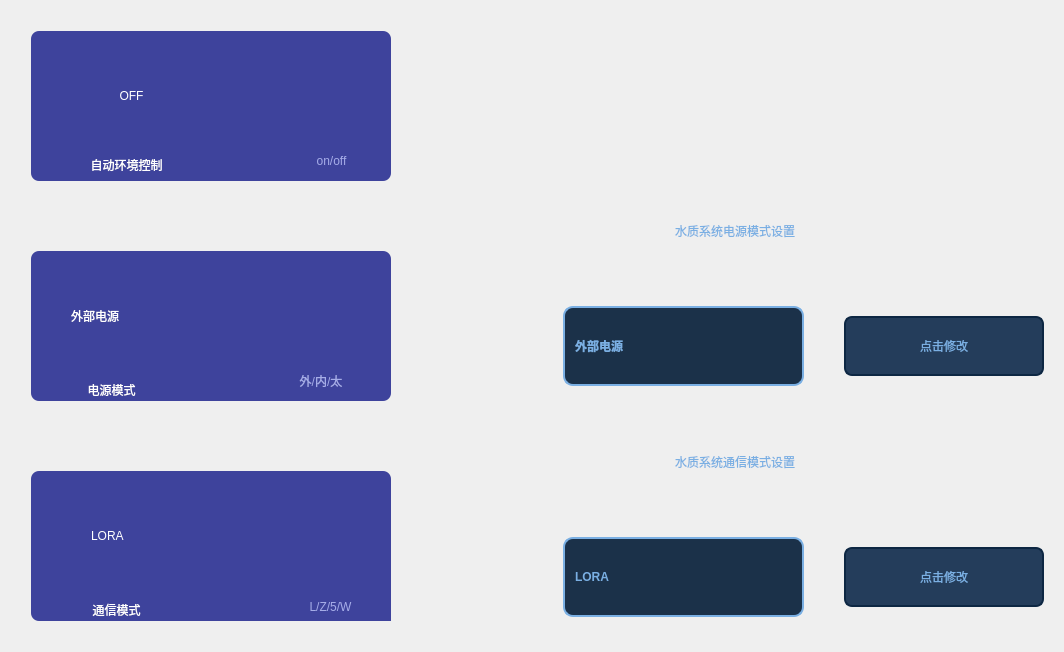
                   <widget class="QWidget" name="HJpage">
                    <layout class="QHBoxLayout" name="horizontalLayout_26">
                     <item>
                      <widget class="QWidget" name="hjLeftWidget" native="true">
                       <property name="minimumSize">
                        <size>
                         <width>400</width>
                         <height>0</height>
                        </size>
                       </property>
                       <property name="maximumSize">
                        <size>
                         <width>400</width>
                         <height>16777215</height>
                        </size>
                       </property>
                       <layout class="QVBoxLayout" name="verticalLayout_25">
                        <property name="spacing">
                         <number>70</number>
                        </property>
                        <property name="leftMargin">
                         <number>20</number>
                        </property>
                        <property name="topMargin">
                         <number>20</number>
                        </property>
                        <property name="rightMargin">
                         <number>20</number>
                        </property>
                        <property name="bottomMargin">
                         <number>20</number>
                        </property>
                        <item>
                         <widget class="QWidget" name="hjAutoWidget" native="true">
                          <property name="minimumSize">
                           <size>
                            <width>360</width>
                            <height>150</height>
                           </size>
                          </property>
                          <property name="styleSheet">
                           <string notr="true">QWidget
{
background-color: rgb(62,67,156);
border-radius:8px;
}</string>
                          </property>
                          <widget class="QLabel" name="hjAutoName">
                           <property name="geometry">
                            <rect>
                             <x>10</x>
                             <y>108</y>
                             <width>171</width>
                             <height>51</height>
                            </rect>
                           </property>
                           <property name="autoFillBackground">
                            <bool>false</bool>
                           </property>
                           <property name="styleSheet">
                            <string notr="true">QLabel
{
font: 15pt &quot;楷体&quot; ;
color:white;
}
</string>
                           </property>
                           <property name="text">
                            <string>自动环境控制</string>
                           </property>
                           <property name="alignment">
                            <set>Qt::AlignCenter</set>
                           </property>
                          </widget>
                          <widget class="QLabel" name="hjAutoValue">
                           <property name="geometry">
                            <rect>
                             <x>20</x>
                             <y>20</y>
                             <width>161</width>
                             <height>90</height>
                            </rect>
                           </property>
                           <property name="styleSheet">
                            <string notr="true">QLabel
{
font: 40pt &quot;楷体&quot;;
color: rgb(255, 255, 255);
}</string>
                           </property>
                           <property name="text">
                            <string>OFF</string>
                           </property>
                           <property name="alignment">
                            <set>Qt::AlignCenter</set>
                           </property>
                          </widget>
                          <widget class="QLabel" name="hjAutoUnit">
                           <property name="geometry">
                            <rect>
                             <x>250</x>
                             <y>110</y>
                             <width>101</width>
                             <height>40</height>
                            </rect>
                           </property>
                           <property name="styleSheet">
                            <string notr="true">QLabel
{
font: 16pt &quot;楷体&quot;;
color: rgb(166,173,232);
}</string>
                           </property>
                           <property name="text">
                            <string>on/off</string>
                           </property>
                           <property name="alignment">
                            <set>Qt::AlignCenter</set>
                           </property>
                          </widget>
                         </widget>
                        </item>
                        <item>
                         <widget class="QWidget" name="dyWidget" native="true">
                          <property name="minimumSize">
                           <size>
                            <width>360</width>
                            <height>150</height>
                           </size>
                          </property>
                          <property name="styleSheet">
                           <string notr="true">QWidget
{
background-color: rgb(62,67,156);
border-radius:8px;
}</string>
                          </property>
                          <widget class="QLabel" name="dyName">
                           <property name="geometry">
                            <rect>
                             <x>10</x>
                             <y>108</y>
                             <width>141</width>
                             <height>61</height>
                            </rect>
                           </property>
                           <property name="autoFillBackground">
                            <bool>false</bool>
                           </property>
                           <property name="styleSheet">
                            <string notr="true">QLabel
{
font: 15pt &quot;楷体&quot; ;
color:white;
}
</string>
                           </property>
                           <property name="text">
                            <string>电源模式</string>
                           </property>
                           <property name="alignment">
                            <set>Qt::AlignCenter</set>
                           </property>
                          </widget>
                          <widget class="QLabel" name="dyValue">
                           <property name="geometry">
                            <rect>
                             <x>40</x>
                             <y>20</y>
                             <width>281</width>
                             <height>90</height>
                            </rect>
                           </property>
                           <property name="styleSheet">
                            <string notr="true">QLabel
{
font: 25pt &quot;楷体&quot;;
color: rgb(255, 255, 255);
}</string>
                           </property>
                           <property name="text">
                            <string>外部电源</string>
                           </property>
                           <property name="alignment">
                            <set>Qt::AlignLeading|Qt::AlignLeft|Qt::AlignVCenter</set>
                           </property>
                          </widget>
                          <widget class="QLabel" name="dyUnit">
                           <property name="geometry">
                            <rect>
                             <x>230</x>
                             <y>110</y>
                             <width>120</width>
                             <height>40</height>
                            </rect>
                           </property>
                           <property name="styleSheet">
                            <string notr="true">QLabel
{
font: 16pt &quot;楷体&quot;;
color: rgb(166,173,232);
}</string>
                           </property>
                           <property name="text">
                            <string>外/内/太</string>
                           </property>
                           <property name="alignment">
                            <set>Qt::AlignCenter</set>
                           </property>
                          </widget>
                         </widget>
                        </item>
                        <item>
                         <widget class="QWidget" name="txWidget" native="true">
                          <property name="minimumSize">
                           <size>
                            <width>360</width>
                            <height>150</height>
                           </size>
                          </property>
                          <property name="styleSheet">
                           <string notr="true">QWidget
{
background-color: rgb(62,67,156);
border-radius:8px;
}</string>
                          </property>
                          <widget class="QLabel" name="txName">
                           <property name="geometry">
                            <rect>
                             <x>10</x>
                             <y>108</y>
                             <width>151</width>
                             <height>61</height>
                            </rect>
                           </property>
                           <property name="autoFillBackground">
                            <bool>false</bool>
                           </property>
                           <property name="styleSheet">
                            <string notr="true">QLabel
{
font: 15pt &quot;楷体&quot; ;
color:white;
}
</string>
                           </property>
                           <property name="text">
                            <string>通信模式</string>
                           </property>
                           <property name="alignment">
                            <set>Qt::AlignCenter</set>
                           </property>
                          </widget>
                          <widget class="QLabel" name="txValue">
                           <property name="geometry">
                            <rect>
                             <x>60</x>
                             <y>20</y>
                             <width>201</width>
                             <height>90</height>
                            </rect>
                           </property>
                           <property name="styleSheet">
                            <string notr="true">QLabel
{
font: 25pt &quot;楷体&quot;;
color: rgb(255, 255, 255);
}</string>
                           </property>
                           <property name="text">
                            <string>LORA</string>
                           </property>
                           <property name="alignment">
                            <set>Qt::AlignLeading|Qt::AlignLeft|Qt::AlignVCenter</set>
                           </property>
                          </widget>
                          <widget class="QLabel" name="txUnit">
                           <property name="geometry">
                            <rect>
                             <x>239</x>
                             <y>110</y>
                             <width>121</width>
                             <height>51</height>
                            </rect>
                           </property>
                           <property name="styleSheet">
                            <string notr="true">QLabel
{
font: 14pt &quot;楷体&quot;;
color: rgb(166,173,232);
}</string>
                           </property>
                           <property name="text">
                            <string>L/Z/5/W</string>
                           </property>
                           <property name="alignment">
                            <set>Qt::AlignCenter</set>
                           </property>
                          </widget>
                         </widget>
                        </item>
                       </layout>
                      </widget>
                     </item>
                     <item>
                      <widget class="QWidget" name="hjRightWidget" native="true">
                       <layout class="QVBoxLayout" name="verticalLayout_26">
                        <item>
                         <widget class="QWidget" name="widget_17" native="true">
                          <property name="minimumSize">
                           <size>
                            <width>0</width>
                            <height>150</height>
                           </size>
                          </property>
                          <property name="maximumSize">
                           <size>
                            <width>16777215</width>
                            <height>150</height>
                           </size>
                          </property>
                          <layout class="QHBoxLayout" name="horizontalLayout_27">
                           <property name="spacing">
                            <number>0</number>
                           </property>
                           <property name="leftMargin">
                            <number>0</number>
                           </property>
                           <property name="topMargin">
                            <number>30</number>
                           </property>
                           <property name="rightMargin">
                            <number>0</number>
                           </property>
                           <property name="bottomMargin">
                            <number>0</number>
                           </property>
                           <item>
                            <spacer name="horizontalSpacer_41">
                             <property name="orientation">
                              <enum>Qt::Horizontal</enum>
                             </property>
                             <property name="sizeHint" stdset="0">
                              <size>
                               <width>159</width>
                               <height>20</height>
                              </size>
                             </property>
                            </spacer>
                           </item>
                           <item>
                            <widget class="SlideButtonLib" name="btn_HJAuto" native="true">
                             <property name="minimumSize">
                              <size>
                               <width>300</width>
                               <height>100</height>
                              </size>
                             </property>
                             <property name="maximumSize">
                              <size>
                               <width>300</width>
                               <height>100</height>
                              </size>
                             </property>
                             <property name="styleSheet">
                              <string notr="true">QWidget
{
color: rgb(122, 175, 227);
font-weight:bold;
}</string>
                             </property>
                            </widget>
                           </item>
                           <item>
                            <spacer name="horizontalSpacer_45">
                             <property name="orientation">
                              <enum>Qt::Horizontal</enum>
                             </property>
                             <property name="sizeHint" stdset="0">
                              <size>
                               <width>159</width>
                               <height>20</height>
                              </size>
                             </property>
                            </spacer>
                           </item>
                          </layout>
                         </widget>
                        </item>
                        <item>
                         <widget class="QLabel" name="label_12">
                          <property name="minimumSize">
                           <size>
                            <width>0</width>
                            <height>50</height>
                           </size>
                          </property>
                          <property name="styleSheet">
                           <string notr="true">font: 18pt &quot;楷体&quot;;
color: rgb(122, 175, 227);</string>
                          </property>
                          <property name="text">
                           <string>水质系统电源模式设置</string>
                          </property>
                          <property name="alignment">
                           <set>Qt::AlignCenter</set>
                          </property>
                         </widget>
                        </item>
                        <item>
                         <widget class="QWidget" name="widget_18" native="true">
                          <layout class="QHBoxLayout" name="horizontalLayout_29">
                           <property name="spacing">
                            <number>0</number>
                           </property>
                           <property name="leftMargin">
                            <number>10</number>
                           </property>
                           <property name="topMargin">
                            <number>0</number>
                           </property>
                           <property name="rightMargin">
                            <number>0</number>
                           </property>
                           <property name="bottomMargin">
                            <number>0</number>
                           </property>
                           <item>
                            <spacer name="horizontalSpacer_49">
                             <property name="orientation">
                              <enum>Qt::Horizontal</enum>
                             </property>
                             <property name="sizeHint" stdset="0">
                              <size>
                               <width>40</width>
                               <height>20</height>
                              </size>
                             </property>
                            </spacer>
                           </item>
                           <item>
                            <widget class="QComboBox" name="dyBox">
                             <property name="minimumSize">
                              <size>
                               <width>241</width>
                               <height>80</height>
                              </size>
                             </property>
                             <property name="maximumSize">
                              <size>
                               <width>500</width>
                               <height>80</height>
                              </size>
                             </property>
                             <property name="layoutDirection">
                              <enum>Qt::LeftToRight</enum>
                             </property>
                             <property name="styleSheet">
                              <string notr="true">/*QCombobox主体*/
QComboBox {
	font: 25pt &quot;楷体&quot;;
	font-weight:bold;
	color: rgb(122, 175, 227);
    border: 2px solid rgb(122,175,227);/*设置线宽*/
	background-color: rgb(27, 49, 73);/*背景颜色*/
    border-radius: 10px;/*圆角*/
    padding: 1px 2px 1px 2px;  /*针对于组合框中的文本内容*/
	text-align:bottom;
    min-width: 9em;   /*# 组合框的最小宽度*/
    /*min-height: 5em;*/
	border-style:solid;/*边框为实线型*/
	border-width:2px;/*边框宽度*/
	border-color:rgb(122,175,227);/*边框颜色*/
	padding-left: 10px;/*左侧边距*/
}
/*QCombobox右侧按钮*/
QComboBox::drop-down {
    subcontrol-origin: padding;
    subcontrol-position: top right;/*放于右方顶部*/
    width: 50px;/*设置按钮范围宽度*/
    border-top-right-radius: 3px;/*设置边框圆角*/
    border-bottom-right-radius: 3px;
/*padding-right: 50px;*/
}
/*QCombobox右侧按钮的箭头图标*/
QComboBox::down-arrow {
	border-image: url(:/ptr/downJT.png);/*自定义图片填充*/
	width: 18px;/*设置该图标的宽高*/
	height: 18px;
}
/*QCombobox右侧按钮的箭头图标*/
QComboBox::down-arrow::on {
	border-image: url(:/ptr/upJT.png);/*自定义图片填充*/
	width: 18px;/*设置该图标的宽高*/
	height: 18px;
}


/* 下拉后，整个下拉窗体样式 */
QComboBox QAbstractItemView {
	font: 13pt &quot;楷体&quot;;
    border: 2px solid rgb(202, 221, 245);/*边框宽度、线形、颜色*/
	/*背景颜色*/
	background-color: rgba(36, 61, 91,0.8);
    border-radius: 10px;/*圆角*/
    padding: 1px 2px 1px 2px;  /*针对于组合框中的文本内容*/
    min-width: 12em;   /*# 组合框的最小宽度*/
}

/* 下拉后，整个下拉窗体每项的样式 */
QComboBox QAbstractItemView::item {
	font: 13pt &quot;楷体&quot;;
	color: rgb(122, 175, 227);
	border-radius: 10px;/*圆角*/
    height: 30px;   /* 项的高度（设置pComboBox-&gt;setView(new QListView());后，该项才起作用） */
	background-color: rgba(36, 61, 91,0.3);

}

/*以下部分不知为何不生效，有待调试*/
/* 下拉后，整个下拉窗体越过每项的样式 */
QComboBox QAbstractItemView::item:hover {
    color: #FFFFF0;
	font: 13pt &quot;楷体&quot;;
	color: rgb(122, 175, 227);
       /* 整个下拉窗体越过每项的背景色 */
	background-color: rgb(98, 0, 255);
}

/* 下拉后，整个下拉窗体被选择的每项的样式 */
QComboBox QAbstractItemView::item:selected {
    color: #FFFFF0;
	font: 13pt &quot;楷体&quot;;
	color: rgb(122, 175, 227);
	background-color: rgb(0, 85, 200);
}
</string>
                             </property>
                             <property name="insertPolicy">
                              <enum>QComboBox::InsertAtBottom</enum>
                             </property>
                             <property name="sizeAdjustPolicy">
                              <enum>QComboBox::AdjustToContentsOnFirstShow</enum>
                             </property>
                             <property name="duplicatesEnabled">
                              <bool>false</bool>
                             </property>
                             <item>
                              <property name="text">
                               <string>外部电源</string>
                              </property>
                             </item>
                             <item>
                              <property name="text">
                               <string>内部电池</string>
                              </property>
                             </item>
                             <item>
                              <property name="text">
                               <string>太阳能电池</string>
                              </property>
                             </item>
                            </widget>
                           </item>
                           <item>
                            <spacer name="horizontalSpacer_50">
                             <property name="orientation">
                              <enum>Qt::Horizontal</enum>
                             </property>
                             <property name="sizeType">
                              <enum>QSizePolicy::Minimum</enum>
                             </property>
                             <property name="sizeHint" stdset="0">
                              <size>
                               <width>40</width>
                               <height>20</height>
                              </size>
                             </property>
                            </spacer>
                           </item>
                           <item>
                            <widget class="QPushButton" name="dyBox_btn">
                             <property name="minimumSize">
                              <size>
                               <width>200</width>
                               <height>60</height>
                              </size>
                             </property>
                             <property name="maximumSize">
                              <size>
                               <width>200</width>
                               <height>16777215</height>
                              </size>
                             </property>
                             <property name="styleSheet">
                              <string notr="true">QPushButton
{
background-color: rgb(36,61,91);
color: rgb(122, 175, 227);
font: 14pt &quot;楷体&quot;;
border-radius:8px;
border:2px solid rgb(13,39,67);
}
QPushButton:hover
{
border:2px solid rgb(122, 175, 227);
font: 16pt &quot;楷体&quot;;
}</string>
                             </property>
                             <property name="text">
                              <string>点击修改</string>
                             </property>
                            </widget>
                           </item>
                          </layout>
                         </widget>
                        </item>
                        <item>
                         <widget class="QLabel" name="label_13">
                          <property name="minimumSize">
                           <size>
                            <width>0</width>
                            <height>50</height>
                           </size>
                          </property>
                          <property name="styleSheet">
                           <string notr="true">font: 18pt &quot;楷体&quot;;
color: rgb(122, 175, 227);</string>
                          </property>
                          <property name="text">
                           <string>水质系统通信模式设置</string>
                          </property>
                          <property name="alignment">
                           <set>Qt::AlignCenter</set>
                          </property>
                         </widget>
                        </item>
                        <item>
                         <widget class="QWidget" name="widget_19" native="true">
                          <layout class="QHBoxLayout" name="horizontalLayout_30">
                           <property name="spacing">
                            <number>0</number>
                           </property>
                           <property name="leftMargin">
                            <number>0</number>
                           </property>
                           <property name="topMargin">
                            <number>0</number>
                           </property>
                           <property name="rightMargin">
                            <number>0</number>
                           </property>
                           <property name="bottomMargin">
                            <number>0</number>
                           </property>
                           <item>
                            <spacer name="horizontalSpacer_51">
                             <property name="orientation">
                              <enum>Qt::Horizontal</enum>
                             </property>
                             <property name="sizeHint" stdset="0">
                              <size>
                               <width>40</width>
                               <height>20</height>
                              </size>
                             </property>
                            </spacer>
                           </item>
                           <item>
                            <widget class="QComboBox" name="txBox">
                             <property name="minimumSize">
                              <size>
                               <width>241</width>
                               <height>80</height>
                              </size>
                             </property>
                             <property name="maximumSize">
                              <size>
                               <width>500</width>
                               <height>80</height>
                              </size>
                             </property>
                             <property name="layoutDirection">
                              <enum>Qt::LeftToRight</enum>
                             </property>
                             <property name="styleSheet">
                              <string notr="true">/*QCombobox主体*/
QComboBox {
	font: 25pt &quot;楷体&quot;;
	font-weight:bold;
	color: rgb(122, 175, 227);
    border: 2px solid rgb(122,175,227);/*设置线宽*/
	background-color: rgb(27, 49, 73);/*背景颜色*/
    border-radius: 10px;/*圆角*/
    padding: 1px 2px 1px 2px;  /*针对于组合框中的文本内容*/
	text-align:bottom;
    min-width: 9em;   /*# 组合框的最小宽度*/
    /*min-height: 5em;*/
	border-style:solid;/*边框为实线型*/
	border-width:2px;/*边框宽度*/
	border-color:rgb(122,175,227);/*边框颜色*/
	padding-left: 10px;/*左侧边距*/
}
/*QCombobox右侧按钮*/
QComboBox::drop-down {
    subcontrol-origin: padding;
    subcontrol-position: top right;/*放于右方顶部*/
    width: 50px;/*设置按钮范围宽度*/
    border-top-right-radius: 3px;/*设置边框圆角*/
    border-bottom-right-radius: 3px;
/*padding-right: 50px;*/
}
/*QCombobox右侧按钮的箭头图标*/
QComboBox::down-arrow {
	border-image: url(:/ptr/downJT.png);/*自定义图片填充*/
	width: 18px;/*设置该图标的宽高*/
	height: 18px;
}
/*QCombobox右侧按钮的箭头图标*/
QComboBox::down-arrow::on {
	border-image: url(:/ptr/upJT.png);/*自定义图片填充*/
	width: 18px;/*设置该图标的宽高*/
	height: 18px;
}


/* 下拉后，整个下拉窗体样式 */
QComboBox QAbstractItemView {
	font: 13pt &quot;楷体&quot;;
    border: 2px solid rgb(202, 221, 245);/*边框宽度、线形、颜色*/
	/*背景颜色*/
	background-color: rgba(36, 61, 91,0.8);
    border-radius: 10px;/*圆角*/
    padding: 1px 2px 1px 2px;  /*针对于组合框中的文本内容*/
    min-width: 12em;   /*# 组合框的最小宽度*/
}

/* 下拉后，整个下拉窗体每项的样式 */
QComboBox QAbstractItemView::item {
	font: 13pt &quot;楷体&quot;;
	color: rgb(122, 175, 227);
	border-radius: 10px;/*圆角*/
    height: 30px;   /* 项的高度（设置pComboBox-&gt;setView(new QListView());后，该项才起作用） */
	background-color: rgba(36, 61, 91,0.3);

}

/*以下部分不知为何不生效，有待调试*/
/* 下拉后，整个下拉窗体越过每项的样式 */
QComboBox QAbstractItemView::item:hover {
    color: #FFFFF0;
	font: 13pt &quot;楷体&quot;;
	color: rgb(122, 175, 227);
       /* 整个下拉窗体越过每项的背景色 */
	background-color: rgb(98, 0, 255);
}

/* 下拉后，整个下拉窗体被选择的每项的样式 */
QComboBox QAbstractItemView::item:selected {
    color: #FFFFF0;
	font: 13pt &quot;楷体&quot;;
	color: rgb(122, 175, 227);
	background-color: rgb(0, 85, 200);
}
</string>
                             </property>
                             <property name="insertPolicy">
                              <enum>QComboBox::InsertAtBottom</enum>
                             </property>
                             <property name="sizeAdjustPolicy">
                              <enum>QComboBox::AdjustToContentsOnFirstShow</enum>
                             </property>
                             <property name="duplicatesEnabled">
                              <bool>false</bool>
                             </property>
                             <item>
                              <property name="text">
                               <string>LORA</string>
                              </property>
                             </item>
                             <item>
                              <property name="text">
                               <string>ZIGBEE</string>
                              </property>
                             </item>
                             <item>
                              <property name="text">
                               <string>5G</string>
                              </property>
                             </item>
                             <item>
                              <property name="text">
                               <string>WIFI</string>
                              </property>
                             </item>
                            </widget>
                           </item>
                           <item>
                            <spacer name="horizontalSpacer_52">
                             <property name="orientation">
                              <enum>Qt::Horizontal</enum>
                             </property>
                             <property name="sizeType">
                              <enum>QSizePolicy::Minimum</enum>
                             </property>
                             <property name="sizeHint" stdset="0">
                              <size>
                               <width>40</width>
                               <height>20</height>
                              </size>
                             </property>
                            </spacer>
                           </item>
                           <item>
                            <widget class="QPushButton" name="txBox_btn">
                             <property name="minimumSize">
                              <size>
                               <width>200</width>
                               <height>60</height>
                              </size>
                             </property>
                             <property name="maximumSize">
                              <size>
                               <width>200</width>
                               <height>16777215</height>
                              </size>
                             </property>
                             <property name="styleSheet">
                              <string notr="true">QPushButton
{
background-color: rgb(36,61,91);
color: rgb(122, 175, 227);
font: 14pt &quot;楷体&quot;;
border-radius:8px;
border:2px solid rgb(13,39,67);
}
QPushButton:hover
{
border:2px solid rgb(122, 175, 227);
font: 16pt &quot;楷体&quot;;
}</string>
                             </property>
                             <property name="text">
                              <string>点击修改</string>
                             </property>
                            </widget>
                           </item>
                          </layout>
                         </widget>
                        </item>
                       </layout>
                      </widget>
                     </item>
                    </layout>
                   </widget>
